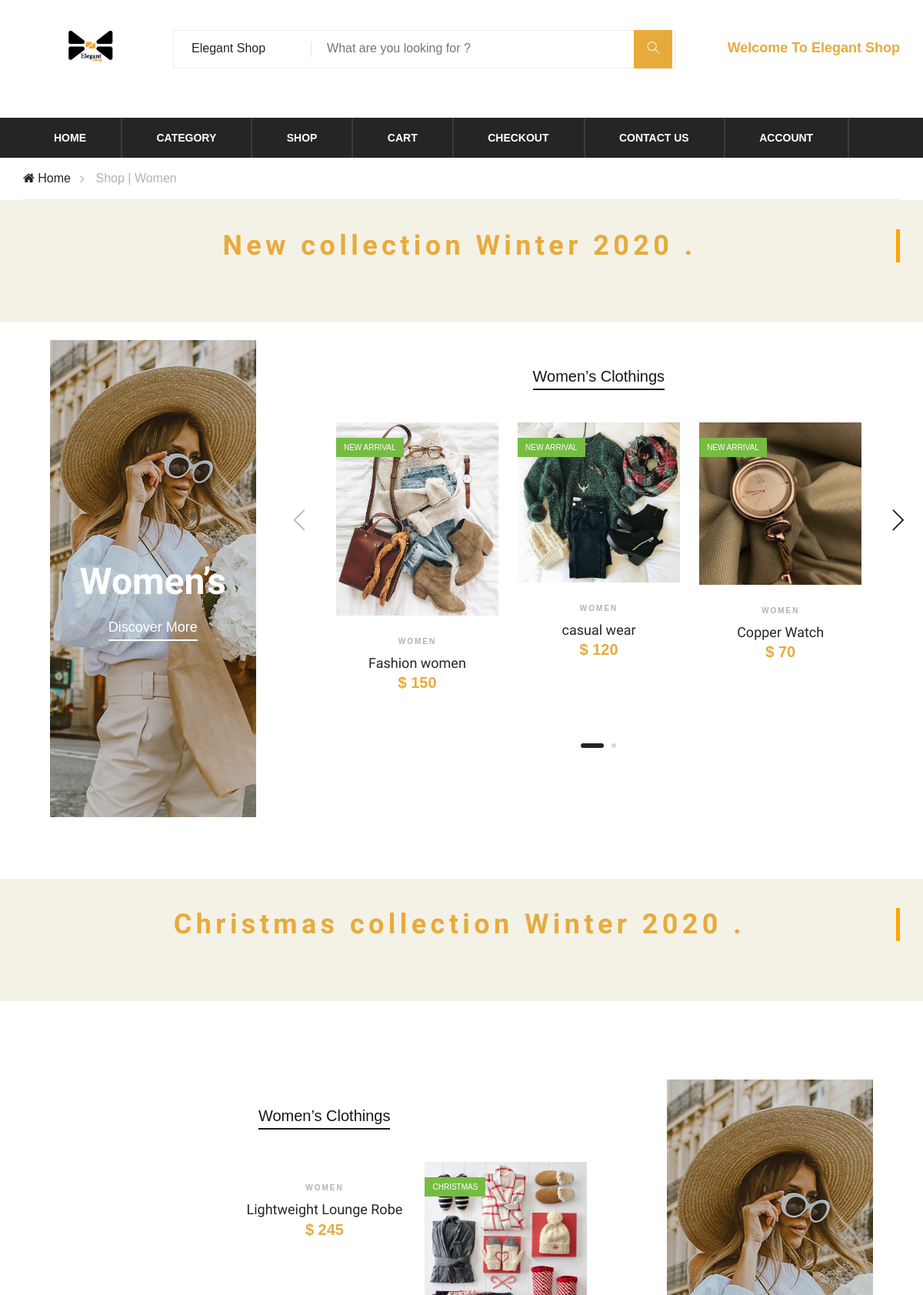
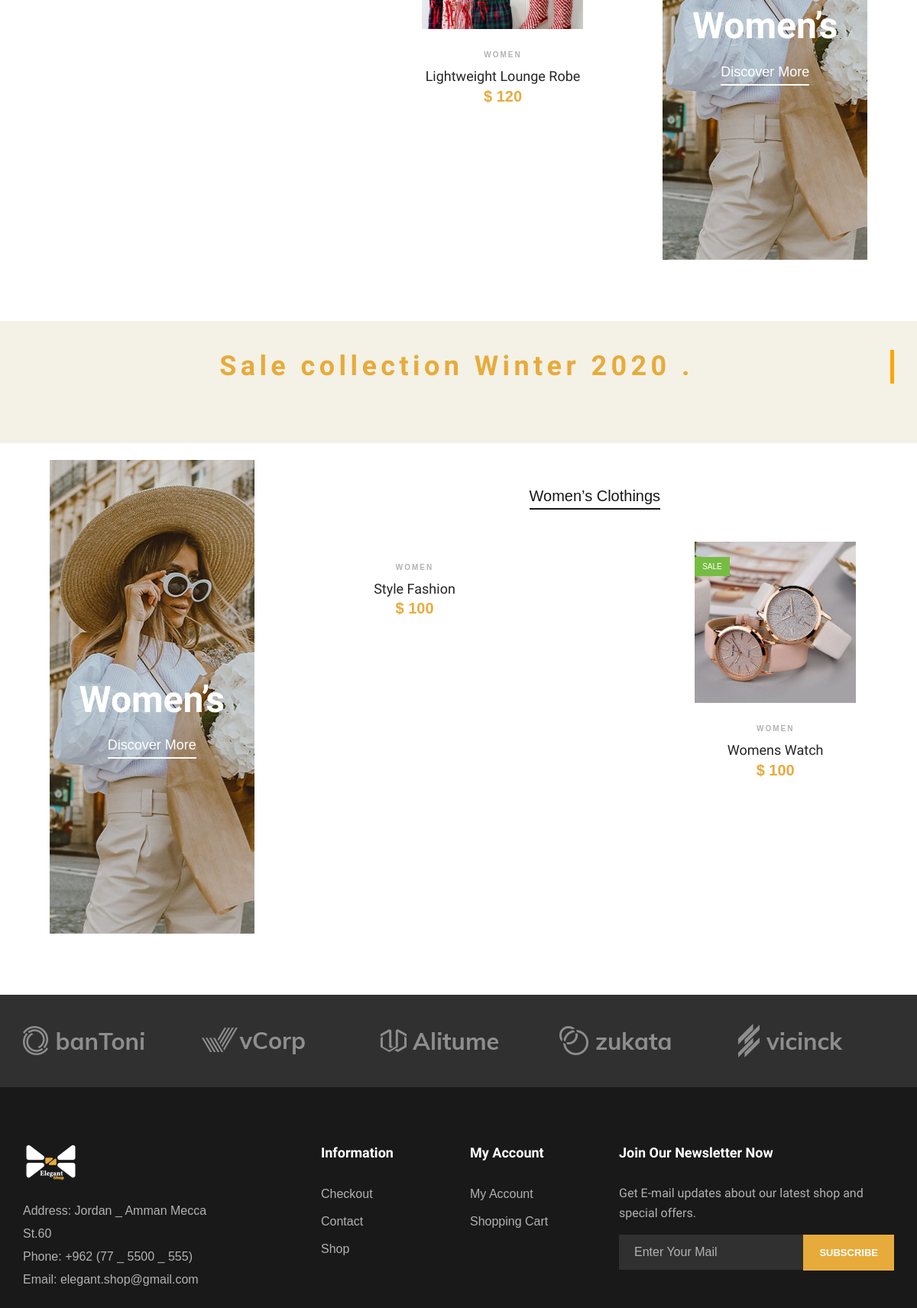
The app's page /category.php?catname=Women (upper part) with its own data (2 pictures, top to bottom).
### tables this page shows
CREATE TABLE `category` (
  `category_id` int(10) NOT NULL,
  `category_name` varchar(100) NOT NULL,
  `category_image` text NOT NULL,
  `category_tag` varchar(100) NOT NULL,
  `sub_name` varchar(255) NOT NULL,
  `category_image_tag` text NOT NULL
);

CREATE TABLE `products` (
  `products_id` int(10) NOT NULL,
  `products_name` varchar(255) NOT NULL,
  `products_des` varchar(255) NOT NULL,
  `products_image` text NOT NULL,
  `products_price` double NOT NULL,
  `category_name` varchar(255) NOT NULL,
  `size_name` varchar(255) NOT NULL,
  `category_tag` varchar(255) NOT NULL,
  `sub_name` varchar(255) NOT NULL,
  `products_sale` float NOT NULL,
  `category_id` int(10) NOT NULL,
  `sub_id` int(10) NOT NULL
);

### category.php (the view, shortened to what this page needs)
<?php
include('connection.php');
include('header.php');
$catname = $_GET['catname'];
?>
<div class="breacrumb-section">
    <div class="container">
        <div class="row">
            <div class="col-lg-12">
                <div class="breadcrumb-text">
                    <a href="index.php"><i class="fa fa-home"></i> Home</a>
                    <span>Shop | </span>
                    <?php
                    $query  = "SELECT * FROM category WHERE category_name='$catname';";
                    $result = mysqli_query($conn, $query);
                    while ($row = mysqli_fetch_assoc($result)) {
                    ?>
                        <span><?php echo $row['category_name']; ?></span>
                    <?php
                    };
                    ?>
                </div>
            </div>
        </div>
    </div>
</div>
<div class="partner-logo" style="margin-bottom: 1.4rem; background-color:#F4F2E6;">
    <div class="container">
        <div class="row">
            <div class="col-lg-12">
                <div class="section-title">
                    <div class="typewriter">
                        <h2 style="color:#E7AB3C;">New collection Winter 2020 .</h2>
                    </div>
                </div>
            </div>
        </div>
    </div>
</div>
<section class="women-banner spad">
    <div class="container-fluid">
        <div class="row">
            <div class="col-lg-3">
                <?php
                $query  = "SELECT * FROM category WHERE category_name='$catname';";
                $result = mysqli_query($conn, $query);
                while ($row = mysqli_fetch_assoc($result)) {
                ?>
                    <div class="product-large set-bg" data-setbg="admin/<?php echo $row['category_image'] ?>">
                        <h2><?php echo $row['category_name'] ?>’s</h2>
                        <a href="tagpage.php">Discover More</a>
                    <?php
                };
                    ?>
                    </div>
            </div>
            <div class="col-lg-8 offset-lg-1">
                <div class="filter-control">
                    <ul>
                        <?php
                        $query  = "SELECT * FROM category WHERE category_name='$catname';";
                        $result = mysqli_query($conn, $query);
                        while ($row = mysqli_fetch_assoc($result)) {
                        ?>
                            <li class="active"><?php echo $row['category_name'] ?>’s Clothings</li>
                        <?php
                        };
                        ?>
                    </ul>
                </div>
                <div class="product-slider owl-carousel">
                    <?php
                    $query  = "SELECT * FROM products WHERE category_name='$catname' AND category_tag='New arrival';";
                    $result = mysqli_query($conn, $query);
                    while ($row = mysqli_fetch_assoc($result)) {
                    ?>
                        <div class="product-item">
                            <div class="pi-pic">
                                <img src="admin/<?php echo $row['products_image'] ?>" alt="">
                                <div class="sale"><?php echo $row['category_tag'] ?></div>
                            </div>
                            <div class="pi-text">
                                <div class="catagory-name"><?php echo $row['category_name'] ?></div>
                                <a href="#">
                                    <h5><?php echo $row['products_name'] ?></h5>
                                </a>
                                <div class="product-price">$
                                    <?php echo $row['products_price'] ?>
                                </div>
                            </div>
                        </div>
                    <?php
                    };
                    ?>
                </div>
            </div>
        </div>
    </div>
</section>
<div class="partner-logo" style="margin-bottom: 1.4rem; background-color:#F4F2E6;">
    <div class="container">
        <div class="row">
            <div class="col-lg-12">
                <div class="section-title">
                    <div class="typewriter">
                        <h2 style="color:#E7AB3C;">Christmas collection Winter 2020 .</h2>
                    </div>
                </div>
            </div>
        </div>
    </div>
</div>
<section class="man-banner spad">
    <div class="container-fluid">
        <div class="row">
            <div class="col-lg-8">
                <div class="filter-control">
                    <ul>
                        <?php
                        $query  = "SELECT * FROM category WHERE category_name='$catname';";
                        $result = mysqli_query($conn, $query);
                        while ($row = mysqli_fetch_assoc($result)) {
                        ?>
                            <li class="active"><?php echo $row['category_name'] ?>’s Clothings</li>
                        <?php
                        };
                        ?>
                    </ul>
                </div>
                <div class="product-slider owl-carousel">
                    <?php
                    $query  = "SELECT * FROM products WHERE category_name='$catname' AND category_tag='Christmas';";
                    $result = mysqli_query($conn, $query);
                    while ($row = mysqli_fetch_assoc($result)) {
                    ?>
                        <div class="product-item">
                            <div class="pi-pic">
                                <img src="admin/<?php echo $row['products_image'] ?>" alt="">
                                <div class="sale"><?php echo $row['category_tag'] ?></div>
                            </div>
                            <div class="pi-text">
                                <div class="catagory-name"><?php echo $row['category_name'] ?></div>
                                <a href="#">
                                    <h5><?php echo $row['products_name'] ?></h5>
                                </a>
                                <div class="product-price">$
                                    <?php echo $row['products_price'] ?>
                                </div>
                            </div>
                        </div>
                    <?php
                    };
                    ?>
                </div>
            </div>
            <div class="col-lg-3 offset-lg-1">
                <?php
                $query  = "SELECT * FROM category WHERE category_name='$catname';";
                $result = mysqli_query($conn, $query);
                while ($row = mysqli_fetch_assoc($result)) {
                ?>
                    <div class="product-large set-bg" data-setbg="admin/<?php echo $row['category_image'] ?>">
                        <h2><?php echo $row['category_name'] ?>’s</h2>
                        <a href="tagpage.php">Discover More</a>
                    <?php
                };
                    ?>
                    </div>
            </div>
        </div>
</section>
<div class="partner-logo" style="margin-bottom: 1.4rem; background-color:#F4F2E6;">
    <div class="container">
        <div class="row">
            <div class="col-lg-12">
                <div class="section-title">
                    <div class="typewriter">
                        <h2 style="color:#E7AB3C;">Sale collection Winter 2020 .</h2>
                    </div>
                </div>
            </div>
        </div>
    </div>
</div>
<section class="women-banner spad">
    <div class="container-fluid">
        <div class="row">
            <div class="col-lg-3">
                <?php
                $query  = "SELECT * FROM category WHERE category_name='$catname';";
                $result = mysqli_query($conn, $query);
                while ($row = mysqli_fetch_assoc($result)) {
                ?>
                    <div class="product-large set-bg" data-setbg="admin/<?php echo $row['category_image'] ?>">
                        <h2><?php echo $row['category_name'] ?>’s</h2>
                        <a href="tagpage.php">Discover More</a>
                    <?php
                };
                    ?>
                    </div>
            </div>
            <div class="col-lg-8 offset-lg-1">
                <div class="filter-control">
                    <ul>
                    <?php
                    $query  = "SELECT * FROM category WHERE category_name='$catname';";
                    $result = mysqli_query($conn, $query);
                    while ($row = mysqli_fetch_assoc($result)) {
                    ?>
                        <li class="active"><?php echo $row['category_name'] ?>’s Clothings</li>
                    <?php
                    };
                    ?>
                    </ul>
                </div>
                <div class="product-slider owl-carousel">
                    <?php
                    $query  = "SELECT * FROM products WHERE category_name='$catname' AND category_tag='Sale';";
                    $result = mysqli_query($conn, $query);
                    while ($row = mysqli_fetch_assoc($result)) {
                    ?>
                        <div class="product-item">
                            <div class="pi-pic">
                                <img src="admin/<?php echo $row['products_image'] ?>" alt="">
                                <div class="sale"><?php echo $row['category_tag'] ?></div>
                            </div>
                            <div class="pi-text">
                                <div class="catagory-name"><?php echo $row['category_name'] ?></div>
                                <a href="#">
                                    <h5><?php echo $row['products_name'] ?></h5>
                                </a>
                                <div class="product-price">$
                                    <?php echo $row['products_price'] ?>
                                </div>
                            </div>
                        </div>
                    <?php
                    };
                    ?>
                </div>
            </div>
        </div>
    </div>
</section>
<?php
include('footer.php');
?>

### css/style.css (style rules this page uses)
html, body { height: 100%; font-family: "Muli", sans-serif; -webkit-font-smoothing: antialiased; font-smoothing: antialiased; }
h1, h2, h3, h4, h5, h6 { margin: 0; color: #111111; font-weight: 400; font-family: "Muli", sans-serif; }
h2 { font-size: 36px; }
h5 { font-size: 18px; }
img { max-width: 100%; }
ul, ol { padding: 0; margin: 0; }
.section-title { margin-bottom: 40px; text-align: center; }
.section-title h2 { color: #252525; font-size: 36px; font-weight: 700; margin-bottom: 38px; position: relative; }
.section-title h2:before { position: absolute; left: 0; right: 0; bottom: -14px; width: 80px; height: 3px; background: #e7ab3c; content: ""; margin: 0 auto; }
.set-bg { background-repeat: no-repeat; background-size: cover; background-position: top center; }
.spad { padding-top: 100px; padding-bottom: 100px; }
.women-banner { padding-right: 65px; padding-left: 65px; padding-top: 0; padding-bottom: 80px; }
.product-large { height: 620px; margin-left: -15px; margin-right: -15px; text-align: center; padding-top: 285px; }
.product-large h2 { color: #ffffff; font-size: 48px; font-weight: 700; margin-bottom: 18px; }
.product-large a { color: #ffffff; font-size: 18px; font-weight: 500; display: inline-block; position: relative; }
.product-large a:before { position: absolute; left: 0; bottom: -4px; width: 100%; height: 2px; background: #ffffff; content: ""; }
.filter-control { text-align: center; margin-bottom: 45px; padding-top: 32px; }
.filter-control ul li { list-style: none; display: inline-block; font-size: 20px; color: #b2b2b2; margin-right: 22px; position: relative; cursor: pointer; }
.filter-control ul li.active { color: #171717; }
.filter-control ul li.active:before { opacity: 1; }
.filter-control ul li:before { position: absolute; left: 0; bottom: -3px; width: 100%; height: 2px; background: #171717; content: ""; opacity: 0; }
.filter-control ul li:last-child { margin-right: 0; }
.product-item { margin-bottom: 26px; }
.product-item .pi-pic { overflow: hidden; position: relative; }
.product-item .pi-pic img { min-width: 100%; }
.product-item .pi-pic .sale { color: #ffffff; font-size: 10px; background: #76BC42; position: absolute; left: 0; top: 20px; padding: 5px 10px; text-transform: uppercase; }
.product-item .pi-text { text-align: center; padding-top: 26px; }
.product-item .pi-text .catagory-name { font-size: 10px; color: #b2b2b2; font-weight: 700; letter-spacing: 2px; text-transform: uppercase; margin-bottom: 10px; }
.product-item .pi-text a { display: block; }
.product-item .pi-text a h5 { color: #252525; }
.product-item .pi-text .product-price { color: #e7ab3c; font-size: 20px; font-weight: 700; }
.man-banner { padding-right: 65px; padding-left: 65px; padding-top: 80px; padding-bottom: 80px; }
.partner-logo { background: #303030; padding: 38px 0; }
.owl-carousel .owl-item img { display: block; width: auto; }
.breadcrumb-text { border-bottom: 1px solid #ebebeb; padding: 15px 0; }
.breadcrumb-text a { display: inline-block; font-size: 16px; color: #252525; margin-right: 28px; position: relative; }
.breadcrumb-text a:after { position: absolute; right: -18px; top: 0px; content: ""; font-family: "FontAwesome"; font-size: 16px; color: #b2b2b2; }
.breadcrumb-text span { display: inline-block; color: #b2b2b2; }
@media only screen and (min-width: 1200px) { .container { max-width: 1170px; } }

### header.php (style rules this page uses)
body { font-family: 'Varela Round', sans-serif; }
.typewriter h2 { overflow: hidden; border-right: .15em solid orange; white-space: nowrap; margin: 0 auto; letter-spacing: .15em; animation: typing 4.0s steps(80, end), blink-caret 0.75s step-end infinite; animation-iteration-count: 500; }

### records on screen
category: category_name "Women"
products: products_image (picture), category_tag "NEW ARRIVAL", category_name "WOMEN", products_name "Fashion women", products_price "150"
products: products_image (picture), category_tag "NEW ARRIVAL", category_name "WOMEN", products_name "casual wear", products_price "120"
products: products_image (picture), category_tag "NEW ARRIVAL", category_name "WOMEN", products_name "Copper Watch", products_price "70"
products: products_image (picture)
products: category_name "WOMEN", products_name "Lightweight Lounge Robe", products_price "245"
products: products_image (picture), category_tag "CHRISTMAS", category_name "WOMEN", products_name "Lightweight Lounge Robe", products_price "120"
products: category_name "WOMEN", products_name "Style Fashion", products_price "100"
products: products_image (picture)
products: products_image (picture), category_tag "SALE", category_name "WOMEN", products_name "Womens Watch", products_price "100"
